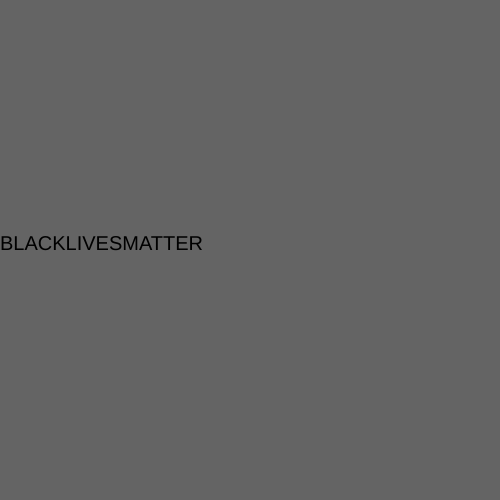
Frame 1 (no input)
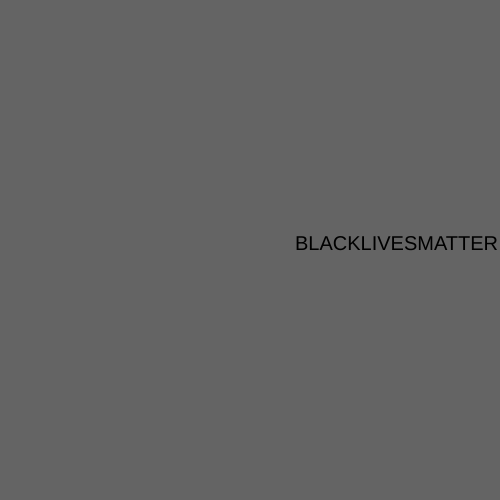
Frame 60 (no input)
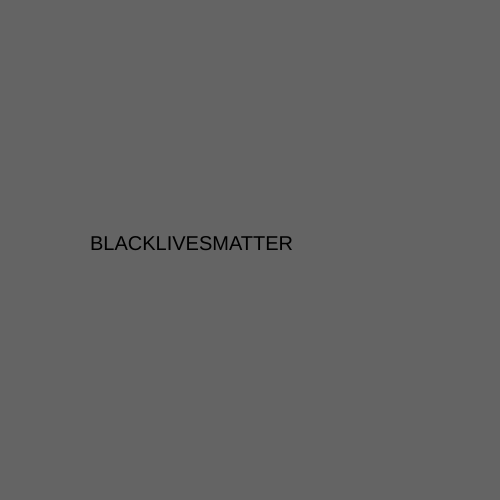
Frame 120 (the mouse pressed at the canvas centre since frame 60)

The p5.js sketch that drew these frames (run headless with seeded random() and noise() and a simulated clock; from frame 60 on, the mouse is pressed at the canvas centre):

// p5.js sketch
// ── sketch.js
var x = 0;

function setup() {
  createCanvas(500, 500);
}

function draw() {
  background(100);

  textSize(20);
  text("BLACKLIVESMATTER", x, 250);
  x = x + 5;


  if (x > width) {
    x = 0;


  }
}
